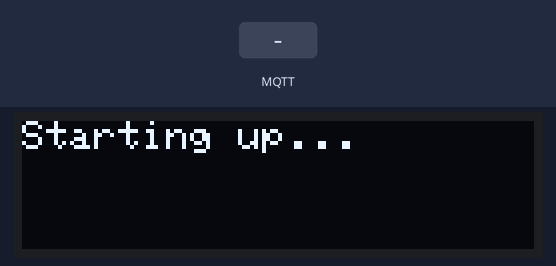
The sketch below on a simulated ESP8266 (NodeMCU). Shown: 128×32 one-colour display. The inputs (shaded band) are chosen by the test bench. WiFi joins after 1.5 s; servers stay silent unless stated; no MQTT or app messages arrive unless stated; what the sketch prints to the serial monitor is not drawn.

Above: at 2.7 s.
2.8 s: MQTT message "1" arrives on the first subscribed topic
Timing chart, 0 to 5.8 s (numbered marks = the images above; inputs shaded):
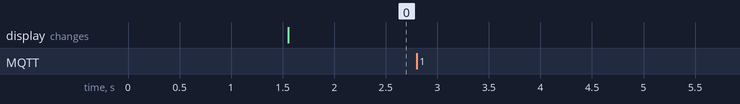

Measured:
- after the input at 2.8 s, every drawn part: stays the same

The sketch:

subscribe.ino
```cpp
// This is the code to subscribe to the Treasure/Fluke topic. The code parses through the JSON
// message from MQTT and prints as a string.

#include "config.h" // edit the config.h tab and enter your credentials

// Required libraries for code to work
#include "Wire.h"
#include <Adafruit_GFX.h>
#include <Adafruit_SSD1306.h>
#include <PubSubClient.h>
#include <ArduinoJson.h>
#include <ESP8266WiFi.h>

#define SCREEN_WIDTH 128 // OLED display width, in pixels
#define SCREEN_HEIGHT 32 // OLED display height, in pixels

// Declaration for an SSD1306 display connected to I2C (SDA, SCL pins)
#define OLED_RESET     -1  // Reset pin # (or -1 if sharing Arduino reset pin)

Adafruit_SSD1306 display(SCREEN_WIDTH, SCREEN_HEIGHT, &Wire, OLED_RESET);

WiFiClient espClient;
PubSubClient mqtt(espClient);

char mac[6]; //A MAC address is a 'truly' unique ID for each device, lets use that as our 'truly' unique user ID!!!

char message[201]; //201, as last character in the array is the NULL character, denoting the end of the array

void setup() {

  Serial.begin(115200); // start the serial connection

  // Prints the results to the serial monitor
  Serial.print("This board is running: ");  //Prints that the board is running
  Serial.println(F(__FILE__));
  Serial.print("Compiled: "); //Prints that the program was compiled on this date and time
  Serial.println(F(__DATE__ " " __TIME__));

  while(! Serial); // wait for serial monitor to open

  setup_wifi();
  mqtt.setServer(mqtt_server, 1883);
  mqtt.setCallback(callback); //register the callback function

  //setup for the display
  display.begin(SSD1306_SWITCHCAPVCC, 0x3C); //initailize with the i2c addre 0x3C
  display.clearDisplay();                    //Clears any existing images or text
  display.setTextSize(1);                    //Set text size
  display.setTextColor(WHITE);               //Set text color to white
  display.setCursor(0,0);                    //Puts cursor on top left corner
  display.println("Starting up...");         //Test and write up
  display.display();                         //Displaying the display
}

/////SETUP_WIFI/////
void setup_wifi() {
  delay(10);
  // We start by connecting to a WiFi network
  Serial.println();
  Serial.print("Connecting to ");
  Serial.println(WIFI_SSID);
  WiFi.begin(WIFI_SSID, WIFI_PASS);
  while (WiFi.status() != WL_CONNECTED) {
    delay(500); // wait 5 ms
    Serial.print(".");
  }
  Serial.println("");
  Serial.println("WiFi connected.");  //get the unique MAC address to use as MQTT client ID, a 'truly' unique ID.
  Serial.println(WiFi.macAddress());  //.macAddress returns a byte array 6 bytes representing the MAC address
}

/////CONNECT/RECONNECT/////Monitor the connection to MQTT server, if down, reconnect
void reconnect() {
  // Loop until we're reconnected
  while (!mqtt.connected()) {
    Serial.print("Attempting MQTT connection...");
    if (mqtt.connect(mac, mqtt_user, mqtt_password)) { //<<---using MAC as client ID, always unique!!!
      Serial.println("connected");
      mqtt.subscribe("Treasure/+"); //we are subscribing to 'Treasure' and all subtopics below that topic
    } else {
      Serial.print("failed, rc=");
      Serial.print(mqtt.state());
      Serial.println(" try again in 5 seconds");
      delay(5000); // Wait 5 seconds before retrying
    }
  }
}

void loop() {

  if (!mqtt.connected()) {
    reconnect();
  }

  mqtt.loop(); //this keeps the mqtt connection 'active'
}

void callback(char* topic, byte* payload, unsigned int length) {
  Serial.println();
  Serial.print("Message arrived [");
  Serial.print(topic); //'topic' refers to the incoming topic name, the 1st argument of the callback function
  Serial.println("] ");

  DynamicJsonBuffer  jsonBuffer;
  JsonObject& root = jsonBuffer.parseObject(payload); //parse it!

  if (!root.success()) {
    Serial.println("parseObject() failed, are you sure this message is JSON formatted.");
    return;
  }

  display.clearDisplay(); //Clears any existing images or text
  display.setCursor(0,0); //Puts cursor on top left corner

  double temp = root["Temperature (F)"]; // reads the temperature JSON key and holds the value
  double pres = root["Pressure"]; // reads the pressure JSON key and holds the value
  double hum = root["Humidity"]; // reads the humidity JSON key and holds the value

  // Prints statement to display
  display.print("Temp is ");
  display.print(temp);
  display.println(" F");

  display.print("Pressure is ");
  display.print(pres);
  display.println("kPA");

  display.print("Humidity is ");
  display.print(hum);
  display.println(" %");

  display.display(); //Displaying the display

  Serial.print("Temperature is ");
  Serial.print(temp);
  Serial.println(" F");

  Serial.print("Pressure is ");
  Serial.print(pres);
  Serial.println(" kPA");

  Serial.print("Humidity is ");
  Serial.print(hum);
  Serial.println(" %");
}
```

config.h
```cpp
/************************ Adafruit IO Config *******************************/

// visit io.adafruit.com if you need to create an account,
// or if you need your Adafruit IO key.
#define IO_USERNAME    ""
#define IO_KEY         ""

/************************ MQTT Config *******************************/
#define mqtt_server "mediatedspaces.net"  //this is its address, unique to the server
#define mqtt_user "hcdeiot"               //this is its server login, unique to the server
#define mqtt_password "esp8266"           //this is it server password, unique to the server

/******************************* WIFI **************************************/

// the AdafruitIO_WiFi client will work with the following boards:
//   - HUZZAH ESP8266 Breakout -> https://www.adafruit.com/products/2471
//   - Feather HUZZAH ESP8266 -> https://www.adafruit.com/products/2821
//   - Feather M0 WiFi -> https://www.adafruit.com/products/3010
//   - Feather WICED -> https://www.adafruit.com/products/3056

#define WIFI_SSID       "University of Washington"
#define WIFI_PASS       ""


// comment out the following two lines if you are using fona or ethernet
#include "AdafruitIO_WiFi.h"
AdafruitIO_WiFi io(IO_USERNAME, IO_KEY, WIFI_SSID, WIFI_PASS);


/******************************* FONA **************************************/

// the AdafruitIO_FONA client will work with the following boards:
//   - Feather 32u4 FONA -> https://www.adafruit.com/product/3027

// uncomment the following two lines for 32u4 FONA,
// and comment out the AdafruitIO_WiFi client in the WIFI section
// #include "AdafruitIO_FONA.h"
// AdafruitIO_FONA io(IO_USERNAME, IO_KEY);


/**************************** ETHERNET ************************************/

// the AdafruitIO_Ethernet client will work with the following boards:
//   - Ethernet FeatherWing -> https://www.adafruit.com/products/3201

// uncomment the following two lines for ethernet,
// and comment out the AdafruitIO_WiFi client in the WIFI section
// #include "AdafruitIO_Ethernet.h"
// AdafruitIO_Ethernet io(IO_USERNAME, IO_KEY);
```
